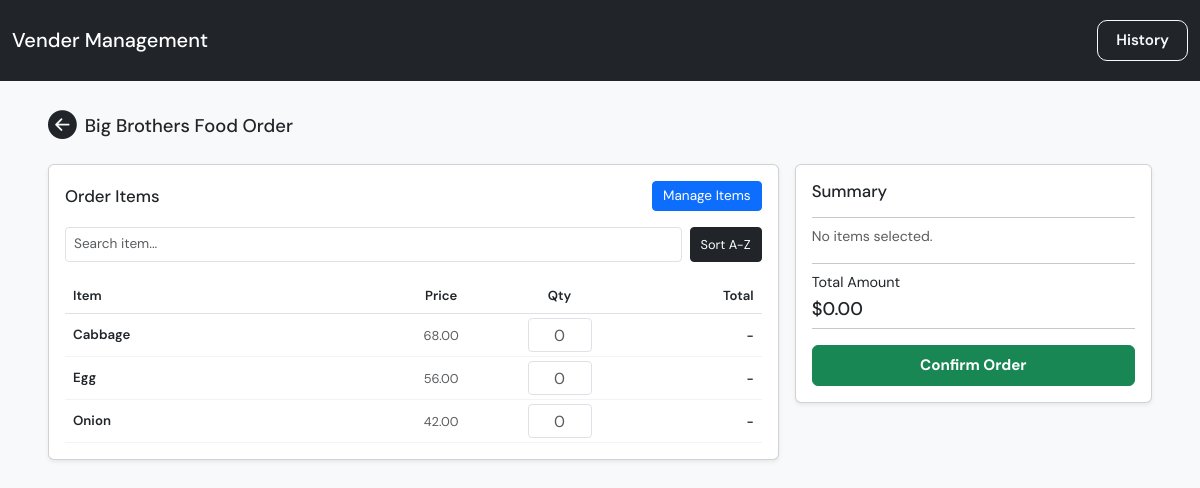
/vendors/1/order, run on an earlier commit of the app's database.
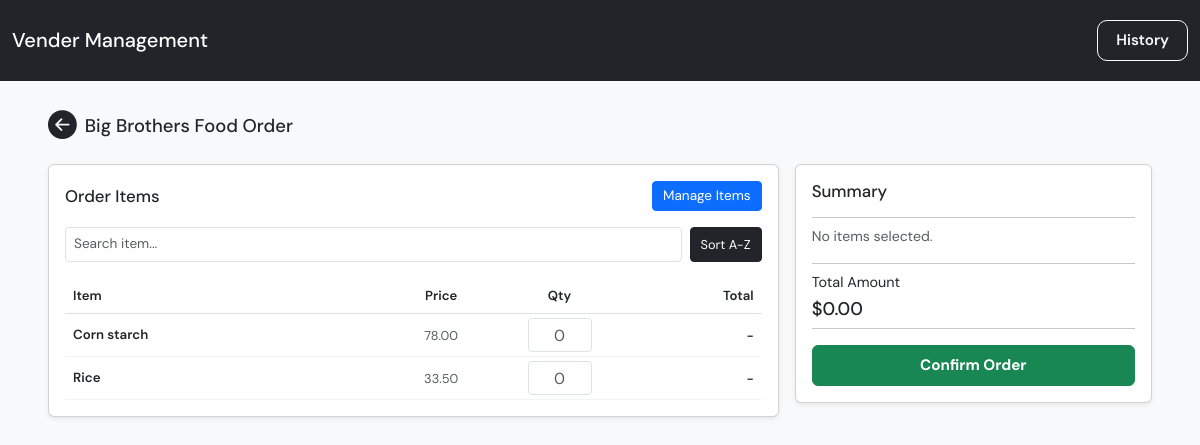
And on a later commit of the database.
### app/models.py (models this page shows)
class Item(Base):
    __tablename__ = "items"
    id: Mapped[int] = mapped_column(primary_key=True)
    name: Mapped[str] = mapped_column(String, nullable=False)
    unit_price: Mapped[float | None] = mapped_column(
        Float,
        nullable=True
    )
    vendor_id: Mapped[int] = mapped_column(
        ForeignKey("vendors.id"),
        nullable=False
    )
    vendor = relationship(
        "Vendor",
        back_populates="items"
    )

### app/main.py (the view)
@app.get("/vendors/{vendor_id}/order", response_class=HTMLResponse)
def vendor_order(request: Request, vendor_id: int, db: Session = Depends(get_db)):
    vendor = get_vendor_by_id(db, vendor_id)
    if not vendor:
        return RedirectResponse(url="/vendors", status_code=303)
    items = get_items_by_vendor(db, vendor_id)
    today = datetime.now(ZoneInfo("America/Vancouver")).strftime("%Y-%m-%d (%a)")
    return templates.TemplateResponse(
        "vendor_order.html",
        {
            "request": request,
            "vendor": vendor,
            "items": items,
            "today": today,
        },
    )

### app/templates/vendor_order.html (shortened to what the changed rows need)
{% extends "base.html" %}
{% block content %}
<div class="d-flex justify-content-between align-items-start mb-3 flex-wrap gap-2">
  <div class="d-flex align-items-center gap-2">
    <h2 class="mb-0" style="font-size: 1.15rem;">
      {{ vendor.name }} Order
    </h2>
  </div>
</div>
<form method="post" action="/vendors/{{ vendor.id }}/order" id="orderForm">
  <div class="row g-3">
    <div class="col-12 col-lg-8">
      <div class="card p-3 mb-3 shadow-sm">
        {% if items %}
        <div class="table-responsive">
          <table class="table table-sm align-middle mb-0" style="font-size: 0.82rem;">
            <thead>
              <tr style="border-bottom: 1px solid #dee2e6;">
                <th class="py-2 px-2 fw-semibold" style="width: 46%;">Item</th>
                <th class="py-2 px-2 text-center fw-semibold" style="width: 16%;">Price</th>
                <th class="py-2 px-2 text-center fw-semibold" style="width: 18%;">Qty</th>
                <th class="py-2 px-2 text-end fw-semibold" style="width: 20%;">Total</th>
              </tr>
            </thead>
            <tbody id="itemsContainer">
              {% for item in items %}
              <tr class="item-row" data-price="{{ item.unit_price or 0 }}" data-name="{{ item.name }}" style="border-bottom: 1px solid #f1f3f5;">
                <td class="py-1 px-2">
                  <div class="item-name fw-semibold text-truncate" style="font-size: 0.83rem; max-width: 220px;" title="{{ item.name }}">
                    {{ item.name }}
                  </div>
                </td>
                <td class="py-1 px-2 text-center text-muted" style="font-size: 0.8rem;">
                  {% if item.unit_price is not none %}
                  {{ '%.2f'|format(item.unit_price) }}
                  {% else %}
                  -
                  {% endif %}
                </td>
                <td class="py-1 px-2 text-center">
                  <input type="number" name="qty_{{ item.id }}" class="form-control form-control-sm item-qty text-center mx-auto" placeholder="0" min="0" step="1" inputmode="numeric" style="
                    font-size: 16px;   /* 핵심 */
                    padding: 2px 4px;
                    max-width: 64px;
                    height: 30px;
                  ">
                </td>
                <td class="py-1 px-2 text-end">
                  <span class="line-total fw-semibold" style="font-size: 0.8rem;">-</span>
                </td>
              </tr>
              {% endfor %}
            </tbody>
          </table>
        </div>
        {% else %}
        <p class="text-muted mb-0" style="font-size: 0.9rem;">
          No items added for this vendor yet.
        </p>
        {% endif %}
      </div>
    </div>
  </div>
</form>
{% endblock %}

What changed in the data, as far as the page shows it:
no longer on this page (row edited): Item: name "Egg", unit_price "56.00"
changed Item: name "Onion" → "Corn starch"; unit_price "42.00" → "78.00"; moves up the list
changed Item: name "Cabbage" → "Rice"; unit_price "68.00" → "33.50"
